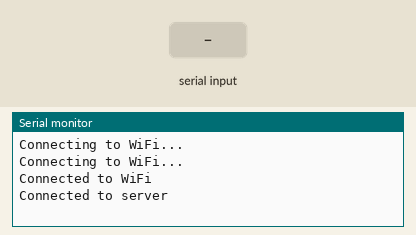
A sketch run on a simulated ESP8266 (NodeMCU). Shown: the last lines printed to the serial monitor. The test bench sets the inputs (shaded band). WiFi joins after 1.5 s; servers stay silent unless stated.

Above: at 3.4 s.
3.5 s: "{\n" received over Serial
At 3.66 s:
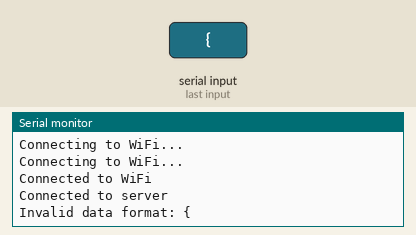
5.2 s: "1\n" received over Serial
At 5.36 s:
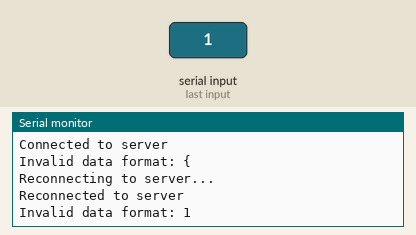

Measured:
- after the input at 3.5 s, the serial monitor: prints a new line at once (image 1)
- after the input at 5.2 s, the serial monitor: prints a new line at once (image 2)

The sketch:

wififix.ino
```cpp
#include <ESP8266WiFi.h>

const char* ssid = "rumah";
const char* password = "rumah123";
const char* serverIP = "192.168.100.10"; // Replace with your server IP
const int serverPort = 4000; // The same port as the TCP server

WiFiClient client;

void setup() {
  Serial.begin(115200);
  WiFi.begin(ssid, password);
  while (WiFi.status() != WL_CONNECTED) {
    delay(1000);
    Serial.println("Connecting to WiFi...");
  }
  Serial.println("Connected to WiFi");

  if (client.connect(serverIP, serverPort)) {
    Serial.println("Connected to server");
  } else {
    Serial.println("Connection to server failed");
  }
}

void reconnect() {
  while (!client.connected()) {
    Serial.println("Reconnecting to server...");
    if (client.connect(serverIP, serverPort)) {
      Serial.println("Reconnected to server");
      break;
    } else {
      Serial.println("Reconnection to server failed");
      delay(5000); // Wait for 5 seconds before trying again
    }
  }
}

void loop() {
  if (client.available()) {
    char ch = client.read();
    Serial.write(ch);
  }
  if (Serial.available()) {
    String data = Serial.readStringUntil('\n');
    data.trim(); // Hapus spasi ekstra

    if (data.startsWith("{") && data.endsWith("}")) {
      if (!client.connected()) {
        reconnect(); // Coba kembali jika terputus
      }

      if (client.connected()) {
        client.println(data);
      } else {
        Serial.println("Failed to send data. Connection to server lost.");
      }
    } else {
      Serial.println("Invalid data format: " + data);
    }
  }
  if (!client.connected()) {
    reconnect(); // Try to reconnect if disconnected
  }
}
```
